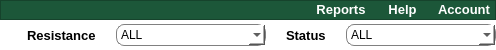
        <widget class="QWidget" name="widget_2" native="true">
         <property name="maximumSize">
          <size>
           <width>16777215</width>
           <height>50</height>
          </size>
         </property>
         <property name="styleSheet">
          <string notr="true">background-color: white;</string>
         </property>
         <layout class="QVBoxLayout" name="verticalLayout_9">
          <property name="spacing">
           <number>0</number>
          </property>
          <property name="leftMargin">
           <number>0</number>
          </property>
          <property name="topMargin">
           <number>0</number>
          </property>
          <property name="rightMargin">
           <number>0</number>
          </property>
          <property name="bottomMargin">
           <number>0</number>
          </property>
          <item>
           <widget class="QFrame" name="frame_4">
            <property name="styleSheet">
             <string notr="true">* {
	background-color: #1C5739;
	color: white;
}</string>
            </property>
            <property name="frameShape">
             <enum>QFrame::StyledPanel</enum>
            </property>
            <property name="frameShadow">
             <enum>QFrame::Raised</enum>
            </property>
            <layout class="QHBoxLayout" name="horizontalLayout_19">
             <property name="spacing">
              <number>0</number>
             </property>
             <property name="leftMargin">
              <number>0</number>
             </property>
             <property name="topMargin">
              <number>0</number>
             </property>
             <property name="rightMargin">
              <number>0</number>
             </property>
             <property name="bottomMargin">
              <number>0</number>
             </property>
             <item>
              <layout class="QHBoxLayout" name="horizontalLayout" stretch="5,1,1,1">
               <item>
                <widget class="QLabel" name="label_2">
                 <property name="minimumSize">
                  <size>
                   <width>0</width>
                   <height>0</height>
                  </size>
                 </property>
                 <property name="text">
                  <string/>
                 </property>
                </widget>
               </item>
               <item>
                <widget class="QPushButton" name="reports_btn">
                 <property name="font">
                  <font>
                   <pointsize>10</pointsize>
                   <weight>75</weight>
                   <bold>true</bold>
                  </font>
                 </property>
                 <property name="cursor">
                  <cursorShape>PointingHandCursor</cursorShape>
                 </property>
                 <property name="styleSheet">
                  <string notr="true">QPushButton {
	background-color: none;
	border: none;
}</string>
                 </property>
                 <property name="text">
                  <string>Reports</string>
                 </property>
                </widget>
               </item>
               <item>
                <widget class="QPushButton" name="help_btn">
                 <property name="font">
                  <font>
                   <pointsize>10</pointsize>
                   <weight>75</weight>
                   <bold>true</bold>
                  </font>
                 </property>
                 <property name="cursor">
                  <cursorShape>PointingHandCursor</cursorShape>
                 </property>
                 <property name="styleSheet">
                  <string notr="true">QPushButton {
	background-color: none;
	border: none;
}</string>
                 </property>
                 <property name="text">
                  <string>Help</string>
                 </property>
                </widget>
               </item>
               <item>
                <widget class="QPushButton" name="account_btn">
                 <property name="font">
                  <font>
                   <pointsize>10</pointsize>
                   <weight>75</weight>
                   <bold>true</bold>
                  </font>
                 </property>
                 <property name="cursor">
                  <cursorShape>PointingHandCursor</cursorShape>
                 </property>
                 <property name="styleSheet">
                  <string notr="true">QPushButton {
	background-color: none;
	border: none;
}</string>
                 </property>
                 <property name="text">
                  <string>Account</string>
                 </property>
                </widget>
               </item>
              </layout>
             </item>
            </layout>
           </widget>
          </item>
          <item>
           <layout class="QHBoxLayout" name="horizontalLayout_4" stretch="3,1,1">
            <property name="spacing">
             <number>20</number>
            </property>
            <item>
             <widget class="QLabel" name="label_11">
              <property name="minimumSize">
               <size>
                <width>0</width>
                <height>30</height>
               </size>
              </property>
              <property name="text">
               <string/>
              </property>
             </widget>
            </item>
            <item>
             <layout class="QHBoxLayout" name="horizontalLayout_3">
              <item>
               <widget class="QLabel" name="label_14">
                <property name="font">
                 <font>
                  <pointsize>10</pointsize>
                  <weight>75</weight>
                  <bold>true</bold>
                 </font>
                </property>
                <property name="text">
                 <string>Resistance</string>
                </property>
               </widget>
              </item>
              <item>
               <widget class="QComboBox" name="resistance_comboBox">
                <property name="minimumSize">
                 <size>
                  <width>150</width>
                  <height>0</height>
                 </size>
                </property>
                <property name="cursor">
                 <cursorShape>PointingHandCursor</cursorShape>
                </property>
                <property name="styleSheet">
                 <string notr="true">QComboBox {
	border: 1px solid gray;
	border-radius: 8px;
	background-color: white;
	selection-background-color: #2980B9;
	height: 20px;
}</string>
                </property>
                <item>
                 <property name="text">
                  <string>ALL</string>
                 </property>
                </item>
                <item>
                 <property name="text">
                  <string>Flood</string>
                 </property>
                </item>
                <item>
                 <property name="text">
                  <string>Typhoon</string>
                 </property>
                </item>
                <item>
                 <property name="text">
                  <string>Earthquake</string>
                 </property>
                </item>
               </widget>
              </item>
             </layout>
            </item>
            <item>
             <layout class="QHBoxLayout" name="horizontalLayout_2">
              <item>
               <widget class="QLabel" name="label_15">
                <property name="font">
                 <font>
                  <pointsize>10</pointsize>
                  <weight>75</weight>
                  <bold>true</bold>
                 </font>
                </property>
                <property name="text">
                 <string>Status</string>
                </property>
               </widget>
              </item>
              <item>
               <widget class="QComboBox" name="status_comboBox">
                <property name="minimumSize">
                 <size>
                  <width>150</width>
                  <height>0</height>
                 </size>
                </property>
                <property name="cursor">
                 <cursorShape>PointingHandCursor</cursorShape>
                </property>
                <property name="styleSheet">
                 <string notr="true">QComboBox {
	border: 1px solid gray;
	border-radius: 8px;
	background-color: white;
	selection-background-color: #2980B9;
	height: 20px;
}</string>
                </property>
                <item>
                 <property name="text">
                  <string>ALL</string>
                 </property>
                </item>
                <item>
                 <property name="text">
                  <string>Built</string>
                 </property>
                </item>
                <item>
                 <property name="text">
                  <string>Partially Built</string>
                 </property>
                </item>
                <item>
                 <property name="text">
                  <string>Damaged</string>
                 </property>
                </item>
                <item>
                 <property name="text">
                  <string>Empty Lot</string>
                 </property>
                </item>
               </widget>
              </item>
             </layout>
            </item>
           </layout>
          </item>
         </layout>
        </widget>
